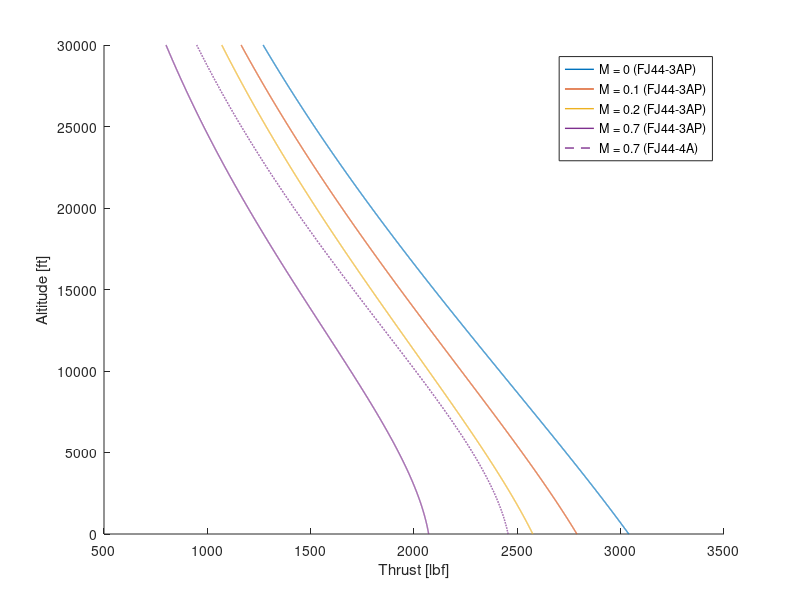

This chart was generated by the following MATLAB code:
feet = 3.28084; % m to ft
lbf = 0.224809; % N to lbf
h = (0:10:30000)/feet; % [m] Altitude

A = zeros(1,length(h));
Z = zeros(1,length(h));
X = zeros(1,length(h));
P = zeros(1,length(h)); % [Pa] Pressure(altitude)

T0 = 13580; % [N] Static thrust
Tm2 = 16100;
BPR = 4.1;
G = 1.1;
Pb = 101325; % [Pa] Pressure at see level
Tb = 273.15 + 15; % [K] Temperature at see level
hb = 11000; % [m] Height at the bottom of atmospheric layer
Lb = -0.0065; % [K/m]
R = 8.3142; % [N.m/mol.K]
g = 9.80665; % [m/s^2]
MM = 0.0289644; % [kg/mol] Molar mass of air
[~,loc] = min(abs(h-hb));

for i = 1 : length(h)
    if i <= loc
        P(i) = Pb*(1 + Lb/Tb*(h(i)))^(-g*MM/(R*Lb));
    else
        P(i) = P(loc)*exp(-g*MM*(h(i)-h(loc))/(R*(Tb-71.5)));
    end
    A(i) = -0.4327*(P(i)/Pb)^2 + 1.3855*(P(i)/Pb) + 0.0427;
    X(i) = 0.1377*(P(i)/Pb)^2 - 0.4374*(P(i)/Pb) + 1.3003;
    Z(i) = 0.9106*(P(i)/Pb)^2 - 1.7736*(P(i)/Pb) + 1.8697;

end

M = [0 0.1 0.2 0.7 0.7];
T = zeros(length(M),length(h));

figure
hold on
for i = 1 : length(M)
    for j = 1 : length(h)
        T(i,j) = T0*(A(j) - 0.377*(1+BPR)*Z(j)/sqrt(G*(1+0.82*BPR))*P(j)/Pb*M(i) + (0.23+0.19*sqrt(BPR))*X(j)*P(j)/Pb*M(i)^2);
    end
    if i == 5
        T(i,:) = T(i,:)/T0*Tm2;
    end
    if i < 5
    plot(T(i,:)*lbf,h*feet,'Linewidth',1)
    end
end

plot(T(i,:)*lbf,h*feet,'--','Color',[0.4940 0.1840 0.5560],'Linewidth',1)
hold off
legend('M = 0 (FJ44-3AP)','M = 0.1 (FJ44-3AP)','M = 0.2 (FJ44-3AP)','M = 0.7 (FJ44-3AP)','M = 0.7 (FJ44-4A)')
ylabel('Altitude [ft]')
xlabel('Thrust [lbf]')
